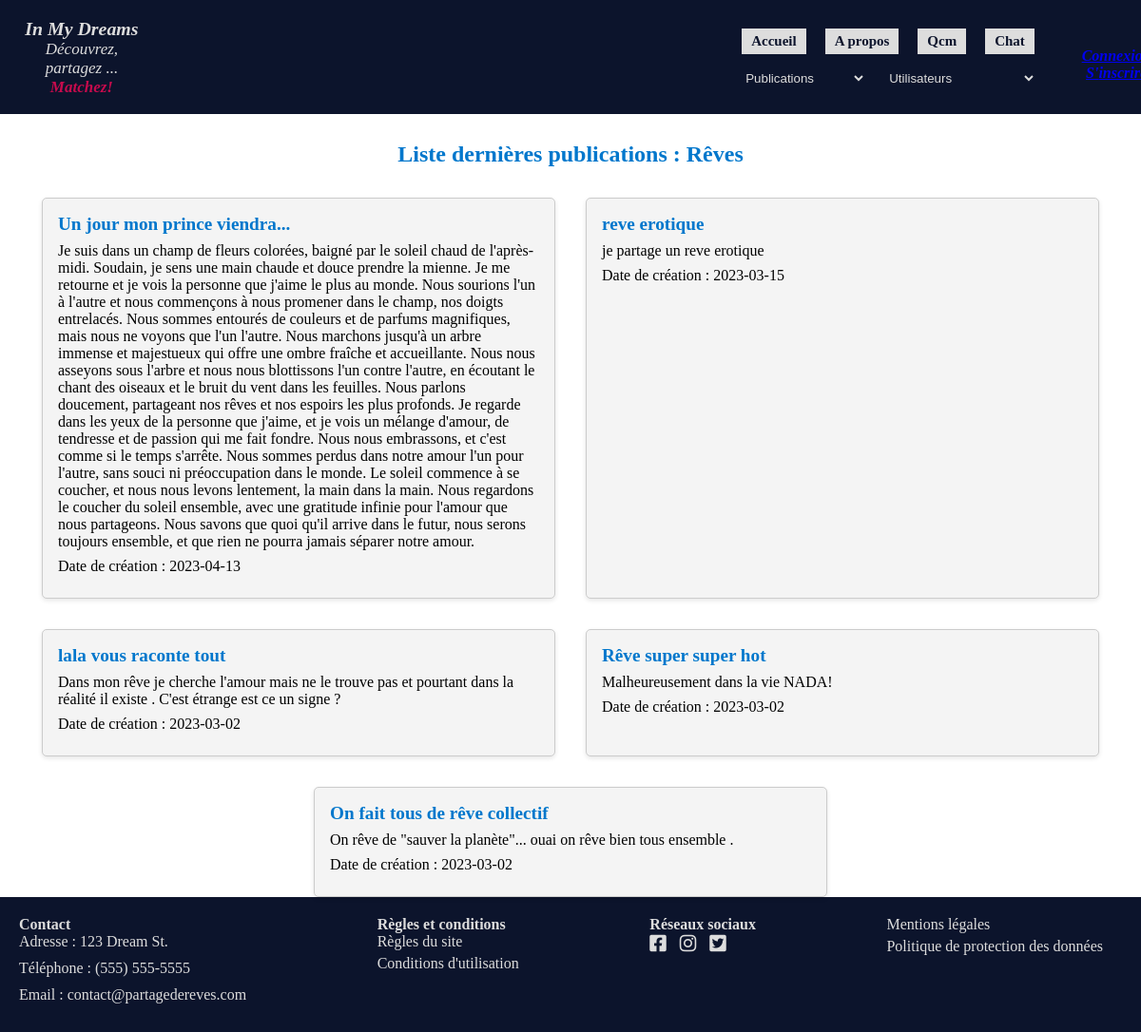
Screenshot of /dreams/views/last_publi.phtml?id_famille_reve=1 with the database file from the repository.
### tables this page shows
CREATE TABLE `reve` (
  `id_reve` int(11) NOT NULL AUTO_INCREMENT,
  `Libelle_Reve` text NOT NULL,
  `Date_Creation_Reve` date NOT NULL,
  `id_famille_reve` int(11) NOT NULL,
  `id_utilisateur` int(11) NOT NULL,
  `id_type_reve` int(11) DEFAULT NULL,
  `Titre_Reve` varchar(100) DEFAULT NULL,
  `libelle_type_reve` varchar(255) DEFAULT NULL,
  PRIMARY KEY (`id_reve`),
  KEY `REVE_FAMILLE_REVE_FK` (`id_famille_reve`),
  KEY `REVE_UTILISATEUR0_FK` (`id_utilisateur`),
  CONSTRAINT `REVE_FAMILLE_REVE_FK` FOREIGN KEY (`id_famille_reve`) REFERENCES `famille_reve` (`id_famille_reve`),
  CONSTRAINT `REVE_UTILISATEUR0_FK` FOREIGN KEY (`id_utilisateur`) REFERENCES `utilisateur` (`id_utilisateur`)
);

### dreams/dao/dao_Utilisateur.php (called while the page is built, shortened)
<?php
            function getLastPubliByFamily($id_famille_reve) {
                $conn = getConnexion();
                $SQLQuery = "
                    SELECT *
                    FROM REVE
                    WHERE id_famille_reve = :id_famille_reve
                    ORDER BY Date_Creation_Reve DESC
                    LIMIT 5";
                $SQLStmt = $conn->prepare($SQLQuery);
                $SQLStmt->bindParam(':id_famille_reve', $id_famille_reve, PDO::PARAM_INT);
                $SQLStmt->execute();
                $result = $SQLStmt->fetchAll(PDO::FETCH_ASSOC);
                return $result;
            }
?>

### dreams/views/last_publi.phtml (the view, shortened to what this page needs)
<?php
require_once __DIR__ . "/../dao/dao_Utilisateur.php";
$id_famille_reve = isset($_GET['id_famille_reve']) ? $_GET['id_famille_reve'] : '';
$reves = getLastPubliByFamily($id_famille_reve);
?>
<!DOCTYPE html>
<html lang="en">
<head>
    <link rel="stylesheet" href="https://cdnjs.cloudflare.com/ajax/libs/font-awesome/6.1.0/css/all.min.css">
    <link rel="stylesheet" href="/inmydreams/dreams/style/style.css">
</head>
<body>
<header class="header-design">
    <nav>
        <?php require_once __DIR__ . '/../partials/nav.phtml'; ?>
    </nav>
    <h2 class="header-title">Echangez avec les autres membres</h2>
</header>
<main>
    <h1 class="main-title">Liste dernières publications : <?= intval($id_famille_reve) == 1 ? 'Rêves' : (intval($id_famille_reve) == 2 ? 'Cauchemars' : '') ?></h1>
    <div class="publications-container">
        <?php
        foreach ($reves as $reve): ?>
            <div class="last-publication publication-design">
                <h2><?= $reve['Titre_Reve'] ?></h2>
                <p><?= $reve['Libelle_Reve'] ?></p>
                <p>Date de création : <?= $reve['Date_Creation_Reve'] ?></p>
            </div>
        <?php endforeach; ?>
    </div>
</main>
<footer>
    <?php require_once __DIR__ . '/../partials/footer.phtml'; ?>
</footer>
</body>
</html>

### dreams/style/style.css (style rules this page uses)
body, html, * { margin: 0; padding: 0; box-sizing: border-box; }
.header-design { background-color: #333; text-align: center; padding: 1rem; }
.header-title { color: #fff; font-size: 2rem; margin: 0; }
.main-title { font-size: 1.5rem; text-align: center; margin-bottom: 2rem; color: #0077cc; margin-top: 5rem; }
.publications-container { display: flex; flex-wrap: wrap; justify-content: center; gap: 2rem; }
.publication-design { flex-basis: 45%; border: 1px solid #ccc; padding: 1rem; border-radius: 5px; box-shadow: 0 2px 5px rgba(0, 0, 0, 0.1); background-color: #f4f4f4; transition: transform 0.3s; }
.last-publication h2 { margin-top: 0; margin-bottom: 0.5rem; font-size: 1.2rem; color: #0077cc; }
.last-publication p { margin-bottom: 0.5rem; }
footer { background-color: #0c142c; color: rgb(221, 221, 221);; padding: 20px; }

### rows the page displays
reve: Titre_Reve "Un jour mon prince viendra...", Libelle_Reve "Je suis dans un champ de fleurs colorées, baigné par le soleil chaud de l'après-midi. Soudain, je sens une main chaude et douce prendre la mienne. Je me retourne et je vois la personne que j'aime le plus au monde. Nous sourions l'un à l'autre et nous commençons à nous promener dans le champ, nos doigts entrelacés. Nous sommes entourés de couleurs et de parfums magnifiques, mais nous ne voyons que l'un l'autre. Nous marchons jusqu'à un arbre immense et majestueux qui offre une ombre fraîche et accueillante. Nous nous asseyons sous l'arbre et nous nous blottissons l'un contre l'autre, en écoutant le chant des oiseaux et le bruit du vent dans les feuilles. Nous parlons doucement, partageant…", Date_Creation_Reve "2023-04-13"
reve: Titre_Reve "reve erotique", Libelle_Reve "je partage un reve erotique", Date_Creation_Reve "2023-03-15"
reve: Titre_Reve "lala vous raconte tout", Libelle_Reve "Dans mon rêve je cherche l'amour mais ne le trouve pas et pourtant dans la réalité il existe . C'est étrange est ce un signe ?", Date_Creation_Reve "2023-03-02"
reve: Titre_Reve "Rêve super super hot", Libelle_Reve "Malheureusement dans la vie NADA!", Date_Creation_Reve "2023-03-02"
reve: Titre_Reve "On fait tous de rêve collectif", Libelle_Reve "On rêve de \"sauver la planète\"... ouai on rêve bien tous ensemble .", Date_Creation_Reve "2023-03-02"
